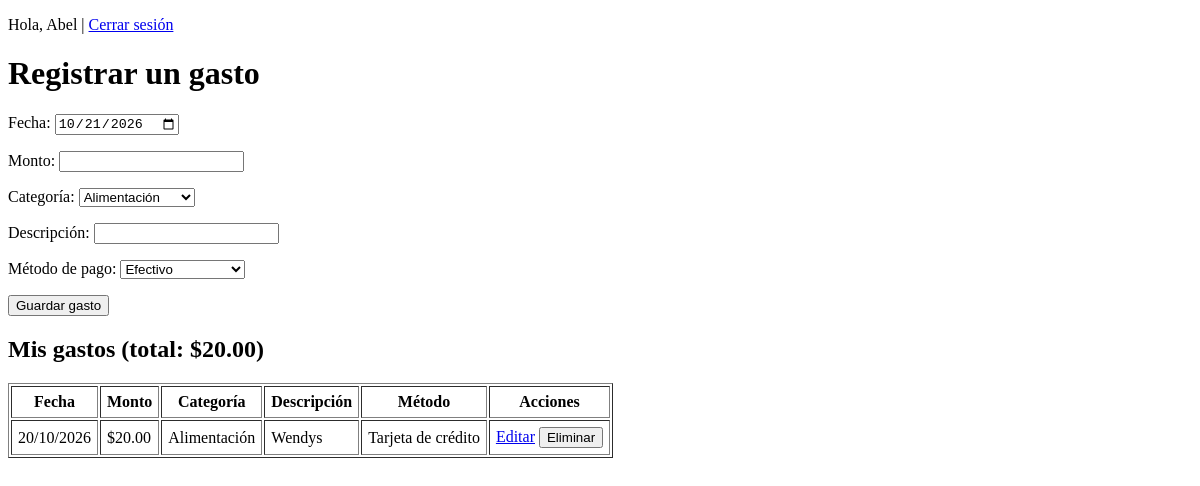
/gastos (signed in), run on an earlier commit of the app's database.
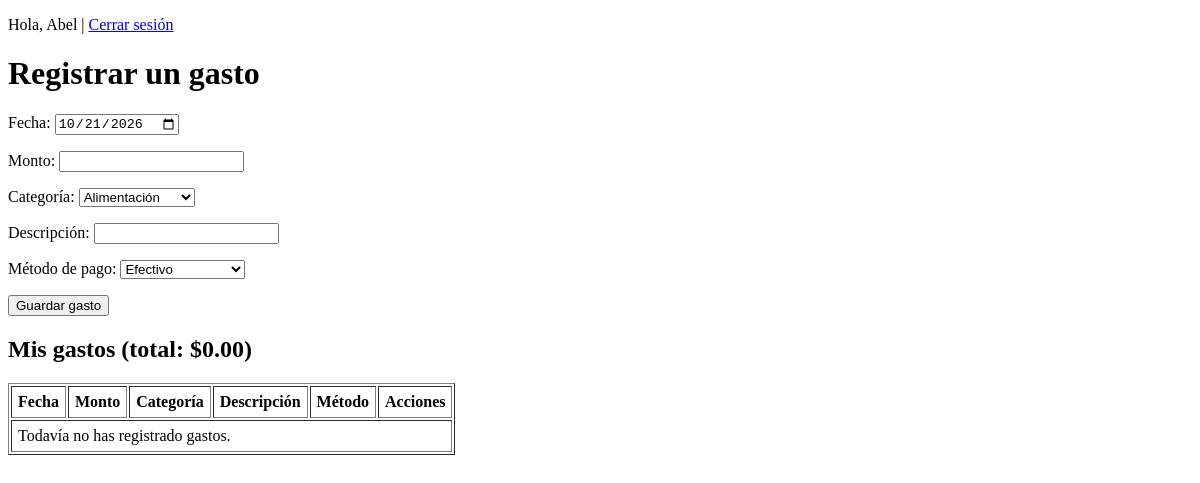
And on a later commit of the database.
### models.py (models this page shows)
class Usuario(db.Model, UserMixin):
    id = db.Column(db.Integer, primary_key=True)
    nombre = db.Column(db.String(100), nullable=False)
    correo = db.Column(db.String(120), unique=True, nullable=False)
    contrasena_hash = db.Column(db.String(255), nullable=False)
    fecha_registro = db.Column(db.DateTime, default=datetime.utcnow)
    gastos = db.relationship("Gasto", backref="usuario")
    categorias = db.relationship("Categoria", backref="usuario")

class Gasto(db.Model):
    id = db.Column(db.Integer, primary_key=True)
    fecha = db.Column(db.Date, nullable=False, default=datetime.utcnow)
    monto = db.Column(db.Float, nullable=False)
    descripcion = db.Column(db.String(200))
    metodo_pago = db.Column(db.String(40))
    categoria_id = db.Column(db.Integer, db.ForeignKey("categoria.id"), nullable=False)
    usuario_id = db.Column(db.Integer, db.ForeignKey("usuario.id"), nullable=False)

class Categoria(db.Model):
    id = db.Column(db.Integer, primary_key=True)
    nombre = db.Column(db.String(60), nullable=False)
    es_predefinida = db.Column(db.Boolean, default=False)
    usuario_id = db.Column(db.Integer, db.ForeignKey("usuario.id"), nullable=True)
    gastos = db.relationship("Gasto", backref="categoria")

### app.py (the view, shortened to what this page needs)
@app.route("/gastos", methods=["GET", "POST"])
@login_required
def gastos():
    mis_gastos = (Gasto.query
                  .filter_by(usuario_id=current_user.id)
                  .order_by(Gasto.fecha.desc(), Gasto.id.desc())
                  .all())
    categorias = Categoria.query.filter_by(es_predefinida=True).all()
    total = sum(g.monto for g in mis_gastos)
    return render_template("gastos.html",
                           gastos=mis_gastos,
                           categorias=categorias,
                           total=total,
                           hoy=date.today().isoformat())

### app.py (called while the page is built)
@login_manager.user_loader
def cargar_usuario(user_id):
    return db.session.get(Usuario, int(user_id))

### templates/gastos.html (shortened to what this page needs)
<!DOCTYPE html>
<html lang="es">
<head><meta charset="UTF-8"><title>Mis gastos</title></head>
<body>
  <p>Hola, {{ current_user.nombre }} | <a href="/logout">Cerrar sesión</a></p>
  <h1>Registrar un gasto</h1>
  <form method="POST" action="/gastos">
    <p>Fecha: <input name="fecha" type="date" value="{{ hoy }}" required></p>
    <p>Monto: <input name="monto" type="number" step="0.01" min="0" required></p>
    <p>Categoría:
      <select name="categoria_id" required>
        {% for c in categorias %}
          <option value="{{ c.id }}">{{ c.nombre }}</option>
        {% endfor %}
      </select>
    </p>
    <p>Descripción: <input name="descripcion" maxlength="200"></p>
    <p>Método de pago:
      <select name="metodo_pago">
        <option>Efectivo</option>
      </select>
    </p>
    <button type="submit">Guardar gasto</button>
  </form>
  <h2>Mis gastos (total: ${{ "%.2f"|format(total) }})</h2>
  <table border="1" cellpadding="6">
    <tr>
      <th>Fecha</th><th>Monto</th><th>Categoría</th>
      <th>Descripción</th><th>Método</th><th>Acciones</th>
    </tr>
    {% for g in gastos %}
    <tr>
      <td>{{ g.fecha.strftime("%d/%m/%Y") }}</td>
      <td>${{ "%.2f"|format(g.monto) }}</td>
      <td>{{ g.categoria.nombre }}</td>
      <td>{{ g.descripcion or "" }}</td>
      <td>{{ g.metodo_pago or "" }}</td>
      <td>
        <a href="/gastos/{{ g.id }}/editar">Editar</a>
        <form method="POST" action="/gastos/{{ g.id }}/eliminar" style="display:inline"
              onsubmit="return confirm('¿Eliminar este gasto?')">
          <button type="submit">Eliminar</button>
        </form>
      </td>
    </tr>
    {% else %}
    <tr><td colspan="6">Todavía no has registrado gastos.</td></tr>
    {% endfor %}
  </table>
</body>
</html>

What changed in the data, as far as the page shows it:
removed Gasto: fecha "20/10/2026", monto "20.00", categoria.nombre "Alimentación", descripcion "Wendys", metodo_pago "Tarjeta de crédito"
Also different on the page:
{{ "%.2f"|format(total) }}: "20.00" → "0.00"
text now shown: "Todavía no has registrado gastos."
